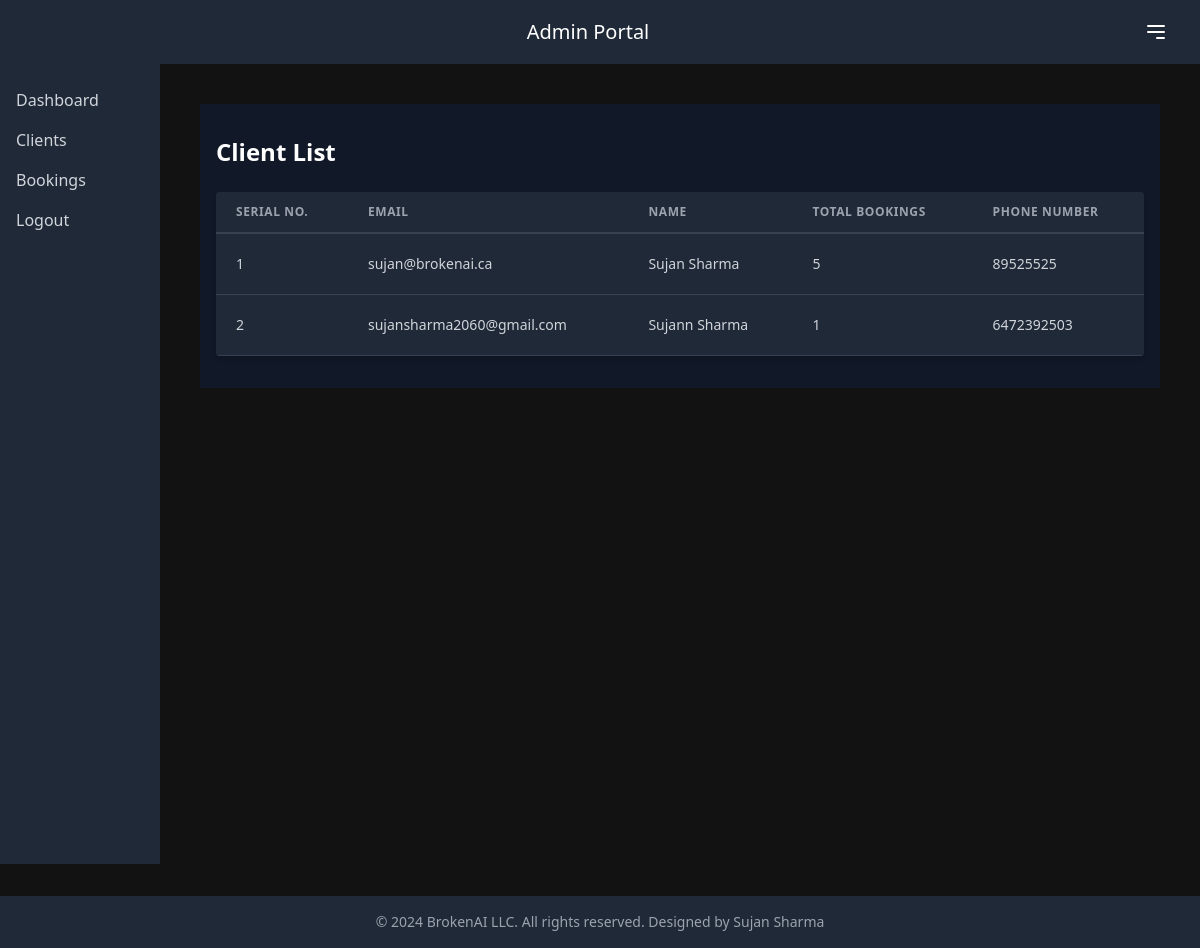
Screenshot of /admin-portal/clients/ (signed in) with the database file from the repository.
### accounts/models.py (models this page shows, shortened)
class CustomUser(AbstractUser):
    email = models.EmailField(_('email address'), unique=True)
    contact_number = models.CharField(max_length=15)
    address = models.TextField(blank=True)
    username = models.CharField(max_length=150, unique=True, blank=True)
    USERNAME_FIELD = 'email'
    REQUIRED_FIELDS = ['first_name', 'last_name', 'contact_number']
    objects = CustomUserManager()

### admin_portal/views.py (the view)
# urls.py: path('clients/', views.client_list, name='admin_client_list'),
@staff_member_required
def client_list(request):
    clients = CustomUser.objects.annotate(booking_count=Count('bbq_bookings')).order_by('-booking_count', 'date_joined')
    return render(request, 'clients.html', {'clients': clients})

### admin_portal/templates/clients.html (shortened to what this page needs)
{% extends "admin_base.html" %}
{% block admin_content %}
<div class="container mx-auto px-4 py-8 bg-gray-900 text-gray-300">
    <h1 class="text-2xl font-bold mb-6 text-white">Client List</h1>
    <div class="overflow-x-auto bg-gray-800 shadow-md rounded">
        <table class="min-w-full leading-normal">
            <thead>
                <tr>
                    <th
                        class="px-5 py-3 border-b-2 border-gray-700 bg-gray-800 text-left text-xs font-semibold text-gray-400 uppercase tracking-wider">
                        Serial No.
                    </th>
                    <th
                        class="px-5 py-3 border-b-2 border-gray-700 bg-gray-800 text-left text-xs font-semibold text-gray-400 uppercase tracking-wider">
                        Email
                    </th>
                    <th
                        class="px-5 py-3 border-b-2 border-gray-700 bg-gray-800 text-left text-xs font-semibold text-gray-400 uppercase tracking-wider">
                        Name
                    </th>
                    <th
                        class="px-5 py-3 border-b-2 border-gray-700 bg-gray-800 text-left text-xs font-semibold text-gray-400 uppercase tracking-wider">
                        Total Bookings
                    </th>
                    <th
                        class="px-5 py-3 border-b-2 border-gray-700 bg-gray-800 text-left text-xs font-semibold text-gray-400 uppercase tracking-wider">
                        Phone Number
                    </th>
                </tr>
            </thead>
            <tbody>
                {% for client in clients %}
                <tr class="hover:bg-gray-700 transition-colors duration-200">
                    <td class="px-5 py-5 border-b border-gray-700 bg-gray-800 text-sm">
                        {{ forloop.counter }}
                    </td>
                    <td class="px-5 py-5 border-b border-gray-700 bg-gray-800 text-sm">
                        {{ client.email }}
                    </td>
                    <td class="px-5 py-5 border-b border-gray-700 bg-gray-800 text-sm">
                        {{ client.first_name }} {{ client.last_name }}
                    </td>
                    <td class="px-5 py-5 border-b border-gray-700 bg-gray-800 text-sm">
                        {{client.booking_count}}
                    </td>
                    <td class="px-5 py-5 border-b border-gray-700 bg-gray-800 text-sm">
                        {{ client.contact_number }}
                    </td>
                </tr>
                {% empty %}
                <tr>
                    <td colspan="5" class="px-5 py-5 border-b border-gray-700 bg-gray-800 text-sm text-center">
                        No clients found.
                    </td>
                </tr>
                {% endfor %}
            </tbody>
        </table>
    </div>
</div>
{% endblock %}

### admin_portal/templates/admin_base.html (style rules this page uses)
body { background-color: #121212; color: #e0e0e0; }

### rows the page displays
CustomUser: email "sujan@brokenai.ca", first_name "Sujan", last_name "Sharma", booking_count "5", contact_number "89525525"
CustomUser: email "sujansharma2060@gmail.com", first_name "Sujann", last_name "Sharma", booking_count "1", contact_number "6472392503"
